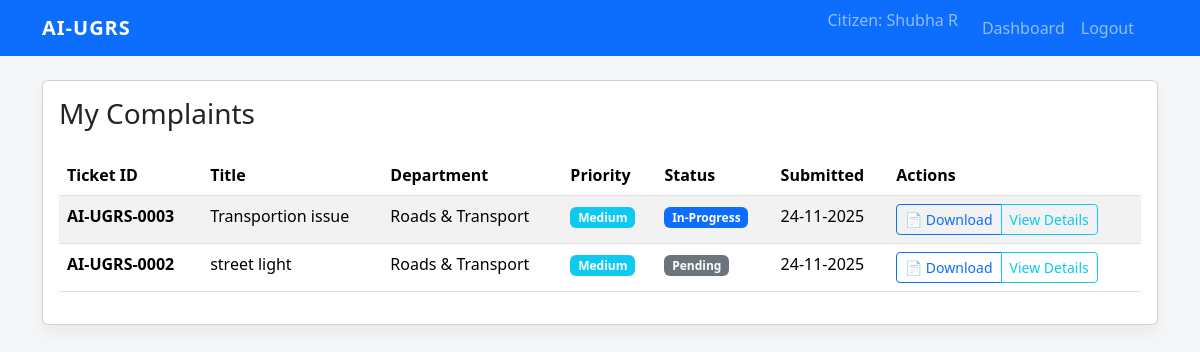
/citizen/my-complaints (signed in), run on the app's committed database.
### app.py (models this page shows)
class Complaint(db.Model):
    id = db.Column(db.Integer, primary_key=True)  # Ticket ID
    title = db.Column(db.String(200), nullable=False)
    description = db.Column(db.Text, nullable=False)
    address = db.Column(db.String(255))
    district = db.Column(db.String(120))
    ward = db.Column(db.String(120))
    location = db.Column(db.String(120))        # e.g. area / GPS text
    citizen_id = db.Column(db.Integer, db.ForeignKey("citizen.id"))
    department_id = db.Column(db.Integer, db.ForeignKey("department.id"))
    priority = db.Column(db.String(20), default="Medium")  # Low / Medium / Urgent
    status = db.Column(db.String(50), default="Pending")  # Pending / In-Progress / Resolved / Escalated
    created_at = db.Column(db.DateTime, default=datetime.utcnow)
    updated_at = db.Column(db.DateTime, default=datetime.utcnow, onupdate=datetime.utcnow)
    deadline = db.Column(db.DateTime)
    is_escalated = db.Column(db.Boolean, default=False)
    resolution = db.Column(db.Text)
    resolved_at = db.Column(db.DateTime)

class Department(db.Model):
    id = db.Column(db.Integer, primary_key=True)
    name = db.Column(db.String(120), unique=True, nullable=False)
    complaints = db.relationship("Complaint", backref="department", lazy=True)
    officials = db.relationship("Official", backref="department_ref", lazy=True)

### app.py (the view)
@app.route("/citizen/my-complaints")
@login_required_citizen
def my_complaints():
    complaints = Complaint.query.filter_by(citizen_id=session["citizen_id"]).order_by(
        Complaint.created_at.desc()
    ).all()
    return render_template("my_complaints.html", complaints=complaints, format_ticket_id=format_ticket_id)

### app.py (called while the page is built)
def login_required_citizen(f):
    from functools import wraps
    @wraps(f)
    def wrapper(*args, **kwargs):
        if not session.get("citizen_id"):
            flash("Please login as citizen first.", "warning")
            return redirect(url_for("citizen_login"))
        return f(*args, **kwargs)
    return wrapper

def format_ticket_id(complaint_id: int) -> str:
    return f"AI-UGRS-{complaint_id:04d}"

### templates/my_complaints.html (shortened to what this page needs)
{% extends "base.html" %}
{% block content %}
<div class="card card-shadow">
  <div class="card-body">
    <h3 class="mb-4">My Complaints</h3>
    {% if complaints %}
    <div class="table-responsive">
      <table class="table table-striped">
        <thead>
          <tr>
            <th>Ticket ID</th>
            <th>Title</th>
            <th>Department</th>
            <th>Priority</th>
            <th>Status</th>
            <th>Submitted</th>
            <th>Actions</th>
          </tr>
        </thead>
        <tbody>
          {% for complaint in complaints %}
          <tr>
            <td>
              <strong>{{ format_ticket_id(complaint.id) }}</strong>
            </td>
            <td>{{ complaint.title }}</td>
            <td>
              {% if complaint.department %}
                {{ complaint.department.name }}
              {% else %}
                <span class="text-muted">Not assigned</span>
              {% endif %}
            </td>
            <td>
              <span class="badge
                {% if complaint.priority == 'Urgent' %}bg-danger
                {% elif complaint.priority == 'High' %}bg-warning
                {% elif complaint.priority == 'Medium' %}bg-info
                {% else %}bg-secondary{% endif %}">
                {{ complaint.priority }}
              </span>
            </td>
            <td>
              <span class="badge
                {% if complaint.status == 'Resolved' %}bg-success
                {% elif complaint.status == 'In-Progress' %}bg-primary
                {% elif complaint.status == 'Escalated' %}bg-danger
                {% else %}bg-secondary{% endif %}">
                {{ complaint.status }}
              </span>
            </td>
            <td>{{ complaint.created_at.strftime('%d-%m-%Y') }}</td>
            <td>
              <div class="btn-group btn-group-sm">
                <a href="{{ url_for('download_acknowledgement', complaint_id=complaint.id) }}"
                   class="btn btn-outline-primary" title="Download Acknowledgement">
                  📄 Download
                </a>
                <button type="button" class="btn btn-outline-info"
                        data-bs-toggle="modal"
                        data-bs-target="#detailsModal{{ complaint.id }}">
                  View Details
                </button>
              </div>
            </td>
          </tr>
          {% endfor %}
        </tbody>
      </table>
    </div>
    {% else %}
    <div class="text-center py-5">
      <h5 class="text-muted">No complaints submitted yet.</h5>
      <p class="text-muted">Submit your first grievance to get started.</p>
      <a href="{{ url_for('submit_grievance') }}" class="btn btn-primary">Submit First Complaint</a>
    </div>
    {% endif %}
  </div>
</div>
{% endblock %}

### templates/base.html (style rules this page uses)
body { background-color: #f4f6f8; }
.card-shadow { box-shadow: 0 0.5rem 1rem rgba(0,0,0,.05); }

### data on the page
Complaint: id "AI-UGRS-0003", title "Transportion issue", department.name "Roads & Transport", priority "Medium", status "In-Progress", created_at "24-11-2025"
Complaint: id "AI-UGRS-0002", title "street light", department.name "Roads & Transport", priority "Medium", status "Pending", created_at "24-11-2025"

### other printed values
{{ session.get('citizen_name') }} "Shubha R"
